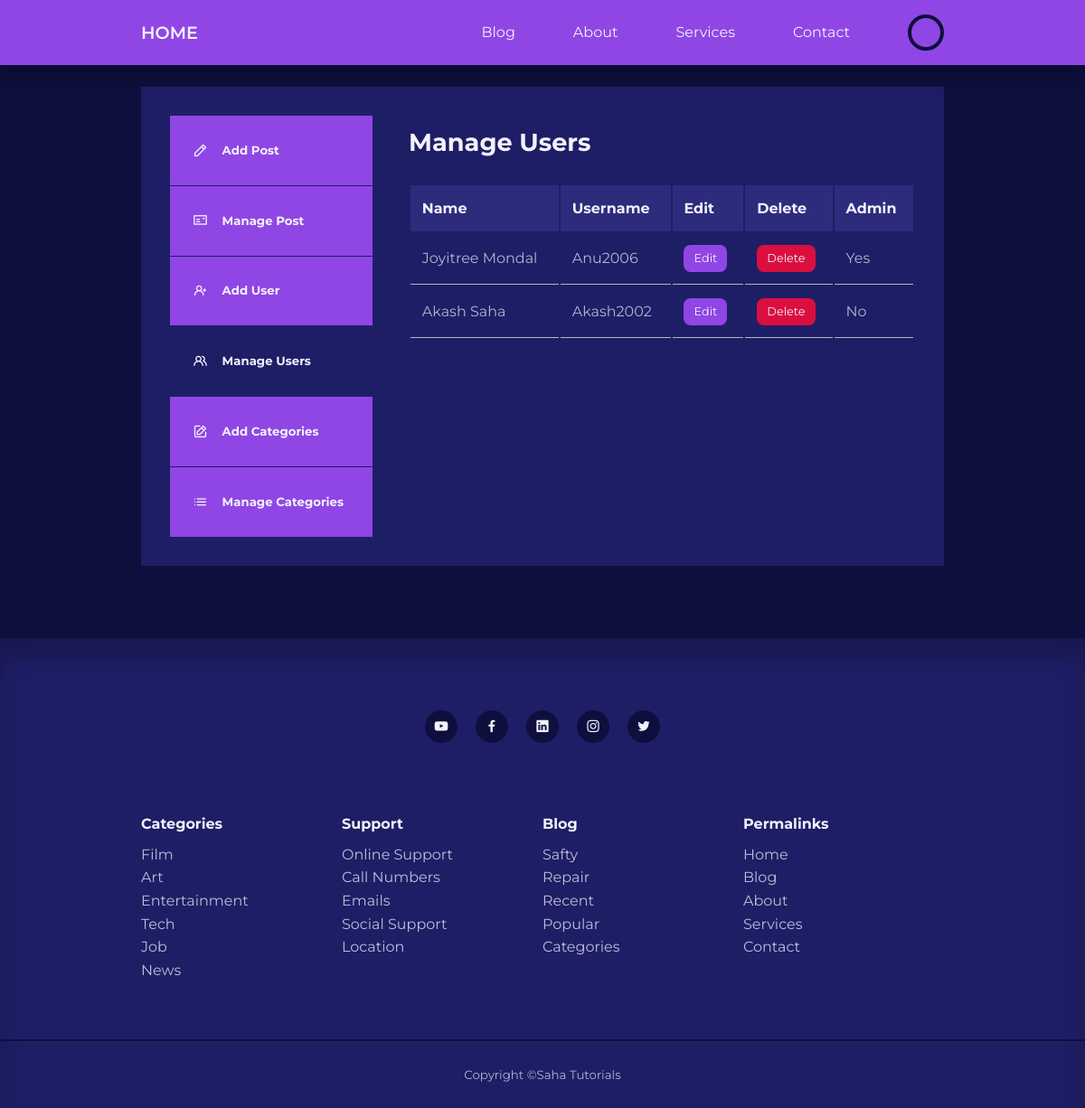
The app's page /admin/manage-user.php (signed in) with its own data.
### tables this page shows
CREATE TABLE `users` (
  `uid` int(11) UNSIGNED NOT NULL,
  `ufname` varchar(50) NOT NULL,
  `ulname` varchar(50) NOT NULL,
  `uname` varchar(50) NOT NULL,
  `uemail` varchar(100) NOT NULL,
  `upassword` varchar(255) NOT NULL,
  `avatar` varchar(255) NOT NULL,
  `is_admin` int(1) NOT NULL
);

### admin/manage-user.php (the view, shortened to what this page needs)
<?php
    include './partials/header.php';
    $current_admin_id = $_SESSION['user-id'];
    $query = "SELECT * from users where not uid = '$current_admin_id'";
    $users = mysqli_query($conn, $query);
?>
    <section class="dashboard">
        <div class="container dashboard_container">
            <aside>
                <ul>
                    <li>
                        <a href="./add-post.php">
                            <i class="uil uil-pen"></i>
                            <h5>add post</h5>
                        </a>
                    </li>
                    <li>
                        <a href="./index.php">
                            <i class="uil uil-postcard"></i>
                            <h5>manage post</h5>
                        </a>
                    </li>
                    <?php
                        if(isset($_SESSION['user_is_admin'])){
                    ?>
                    <li>
                        <a href="./add-user.php">
                            <i class="uil uil-user-plus"></i>
                            <h5>add user</h5>
                        </a>
                    </li>
                    <li>
                        <a href="./manage-user.php" class="active">
                            <i class="uil uil-users-alt"></i>
                            <h5>manage users</h5>
                        </a>
                    </li>
                    <li>
                        <a href="./add-category.php">
                            <i class="uil uil-edit"></i>
                            <h5>add categories</h5>
                        </a>
                    </li>
                    <li>
                        <a href="./manage-category.php">
                            <i class="uil uil-list-ul"></i>
                            <h5>manage categories</h5>
                        </a>
                    </li>
                    <?php } ?>
                </ul>
            </aside>
            <main>
                <h2>manage users</h2>
                <?php if((mysqli_num_rows($users)) > 0) {?>
                <table>
                    <thead>
                        <tr>
                            <th>name</th>
                            <th>username</th>
                            <th>edit</th>
                            <th>delete</th>
                            <th>admin</th>
                        </tr>
                    </thead>
                    <tbody>
                        <?php while($user = mysqli_fetch_assoc($users)){ ?>
                        <tr>
                            <td><?php echo $user['ufname']."\n".$user['ulname']; ?></td>
                            <td><?= $user['uname']; ?></td>
                            <td><a href="<?= ROOT_URL ?>admin/edit-user.php?uid=<?= $user['uid']?>" class="btn sm">edit</a></td>
                            <td><a href="<?= ROOT_URL ?>admin/delete-user.php?uid=<?= $user['uid']?>" class="btn sm danger">delete</a></td>
                            <td><?= $user['is_admin'] ? 'yes' : 'no' ?></td>
                        </tr>
                        <?php } ?>
                    </tbody>
                </table>
                <?php } else { ?>
                    <div class="alert_message error" style="text-align:center;">
                        <?= "No Users found" ?>
                    </div>
                <?php } ?>
            </main>
        </div>
    </section>
<?php
    include './partials/footer.php';
?>

### CSS/style.css (style rules this page uses)
:root { --color-primary: #9046e4; --color-primary-light: hsl(242, 91%, 69%, 18%); --color-primary-variant: #5854c7; --color-red: #da0f3f; --color-red-light: hsl(346, 87%, 46%, 15%); --color-green: #00c476; --color-green-light: hsl(156, 100%, 38%, 15%); --color-gray-900: #1e1e66; --color-gray-700: #2d2b7c; --color-gray-300: rgba(242, 242, 254, 0.3); --color-gray-200: rgba(242, 242, 254, 0.7); --color-white: #f2f2fe; --color-bg: #0f0f3e; --transition: all 300ms ease; --container-width-lg: 74%; --container-width-md: 88%; --form-width: 50%; --card-border-radius-1: 0.3rem; --card-border-radius-2: 0.5rem; --card-border-radius-3: 0.8rem; --card-border-radius-4: 2rem; --card-border-radius-5: 5rem; }
* { margin: 0; padding: 0; outline: 0; border: 0; appearance: 0; list-style: none; text-decoration: none; text-transform: capitalize; font-family: 'Montserrat', sans-serif; box-sizing: border-box; }
body { line-height: 1.6; color: var(--color-gray-200); overflow-x: hidden; background: var(--color-bg); }
.container { width: var(--container-width-lg); max-width: 1800px; margin: 0 auto; }
section { margin-top: 3rem; width: 100vw; }
h1, h2, h3, h4, h5 { color: var(--color-white); line-height: 1.3; }
h2 { font-size: 1.7rem; margin: 1rem 0; }
a { color: var(--color-white); transition: var(--transition); }
.btn { display: inline-block; width: fit-content; padding: 0.6rem 1.2rem; background: var(--color-primary); border-radius: var(--card-border-radius-2); cursor: pointer; color: var(--color-white); }
.btn.sm { padding: 0.3rem 0.7rem; font-size: 0.8rem; }
.btn.danger { background: var(--color-red); }
.dashboard { margin-top: 6rem; }
.dashboard_container { display: grid; grid-template-columns: 14rem auto; gap: 1rem; background: var(--color-gray-900); padding: 2rem; margin-bottom: 5rem; }
.dashboard aside a { background: var(--color-primary); display: flex; gap: 1rem; align-items: center; padding: 1.6rem; }
.dashboard aside ul li:not(:last-child) a { border-bottom: 1px solid var(--color-gray-900); }
.dashboard aside a.active { background: var(--color-gray-900); }
.dashboard main { margin-left: 1.5rem; }
.dashboard main h2 { margin-bottom: 2rem; line-height: 1; }
.dashboard main table { width: 100%; text-align-last: left; }
.dashboard main table th { background: var(--color-gray-700); padding: 0.8rem; color: var(--color-white); }
.dashboard main table td { padding: 0.8rem; border-bottom: 1px solid var(--color-gray-200); }

### records on screen
users: ufname "Joyitree", ulname "Mondal", uname "Anu2006", is_admin "Yes"
users: ufname "Akash", ulname "Saha", uname "Akash2002", is_admin "No"
